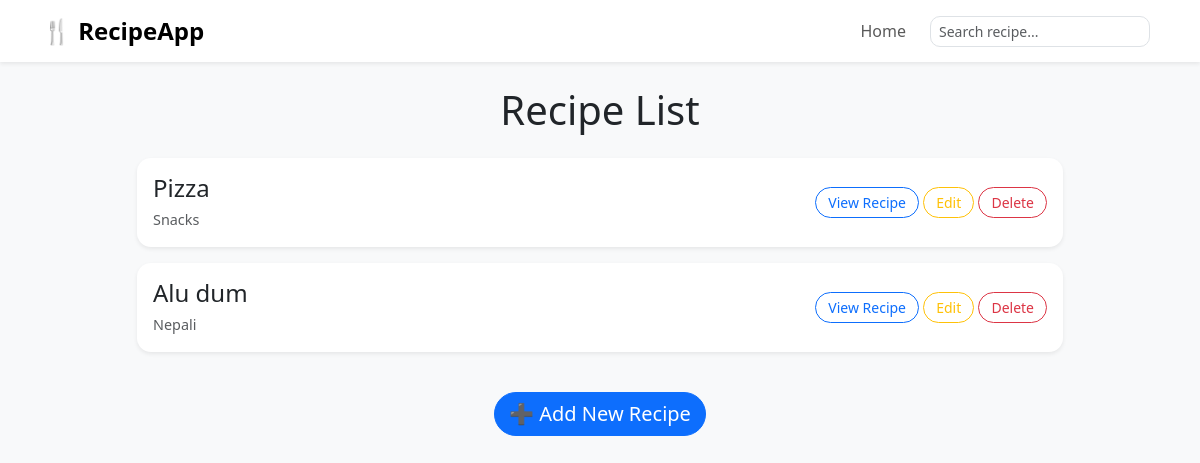
Before: / with the older database file.
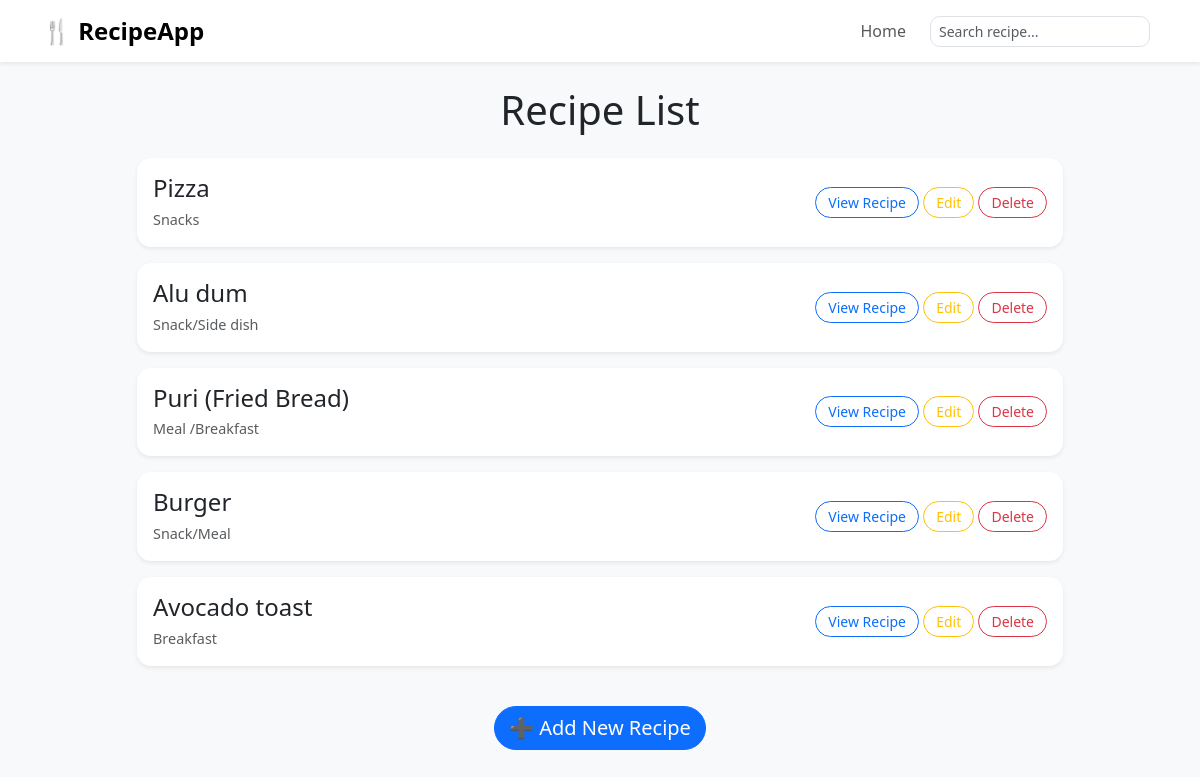
After: the same page with the newer database file.
### recipebook_app/models.py (models this page shows, shortened)
class Recipe(models.Model):
    name = models.CharField(max_length=100)
    category = models.CharField(max_length=50)
    ingredients = models.TextField()
    steps = models.TextField()
    created_at = models.DateTimeField(auto_now_add=True)

### recipebook_app/views.py (the view)
# urls.py: path("",views.recipe_list, name="recipe_list"),
def recipe_list(request):
    recipes = Recipe.objects.all()
    return render(
        request,
        "recipe_list.html",
        {"recipes": recipes}
    )

### recipebook_app/templates/recipe_list.html (shortened to what this page needs)
{% extends "base.html" %}
{% block content %}
<h1 class="mb-4 text-center"> Recipe List</h1>
{% if recipes %}
<div class="row justify-content-center">
    {% for recipe in recipes %}
    <div class="col-md-10 mb-3">
        <div class="card shadow-sm border-0">
            <div class="card-body d-flex justify-content-between align-items-center">
                <div>
                    <h4 class="mb-1">{{ recipe.name }}</h4>
                    <span class="text-muted">{{ recipe.category }}</span>
                </div>
                <div>
                    <button class="btn btn-outline-primary btn-sm"
                            data-bs-toggle="collapse"
                            data-bs-target="#recipe{{ recipe.id }}">
                        View Recipe
                    </button>
                    <a href="{% url 'edit_recipe' recipe.id %}" class="btn btn-outline-warning btn-sm">Edit</a>
                    <a href="{% url 'delete_recipe' recipe.id %}" class="btn btn-outline-danger btn-sm">Delete</a>
                </div>
            </div>
        </div>
    </div>
    {% endfor %}
</div>
{% else %}
<p class="text-center">No recipes found.</p>
{% endif %}
<div class="text-center mt-4">
    <a href="{% url 'add_recipe' %}" class="btn btn-lg btn-primary">➕ Add New Recipe</a>
</div>
{% endblock %}

### recipebook_app/templates/base.html (shortened to what this page needs)
{% load static %}
<!DOCTYPE html>
<html lang="en">
<head>
    <link href="{% static 'css/bootstrap.min.css' %}" rel="stylesheet">
    <link rel="stylesheet" href="{% static 'css/recipe.css' %}">
</head>
<body class="bg-light">
    <nav class="navbar navbar-expand-lg navbar-light bg-white shadow-sm mb-4">
        <div class="container">
            <a class="navbar-brand fw-bold" href="{% url 'recipe_list' %}">
                🍴 RecipeApp
            </a>
            <div class="collapse navbar-collapse" id="navbarNav">
                <ul class="navbar-nav ms-auto align-items-center">
                    <li class="nav-item me-3">
                        <a class="nav-link" href="{% url 'recipe_list' %}">Home</a>
                    </li>
                    <li class="nav-item">
                        <form class="d-flex" method="GET" action="{% url 'search_recipe' %}">
                            <input
                                class="form-control form-control-sm me-2"
                                type="search"
                                name="q"
                                placeholder="Search recipe..."
                            >
                        </form>
                    </li>
                </ul>
            </div>
        </div>
    </nav>
    <div class="container mb-5">
        {% block content %}{% endblock %}
    </div>
</body>
</html>

### recipebook_app/static/css/recipe.css (style rules this page uses)
body { background-color: #f8f9fa; font-family: 'Segoe UI', Tahoma, Geneva, Verdana, sans-serif; }
.navbar-brand { font-size: 1.5rem; font-weight: bold; }
.nav-link { font-weight: 500; }
.card { border-radius: 14px; border: none; transition: transform 0.2s ease, box-shadow 0.2s ease; }
.btn { border-radius: 25px; padding: 6px 14px; }
.btn-sm { padding: 4px 12px; }
.form-control { border-radius: 10px; }
input[type="search"] { min-width: 180px; }
.text-muted { font-size: 0.9rem; }

Changed rows visible on the page:
changed Recipe "Alu dum": category "Nepali" → "Snack/Side dish"
added Recipe: name "Puri (Fried Bread)", category "Meal /Breakfast"
added Recipe: name "Burger", category "Snack/Meal"
added Recipe: name "Avocado toast", category "Breakfast"
